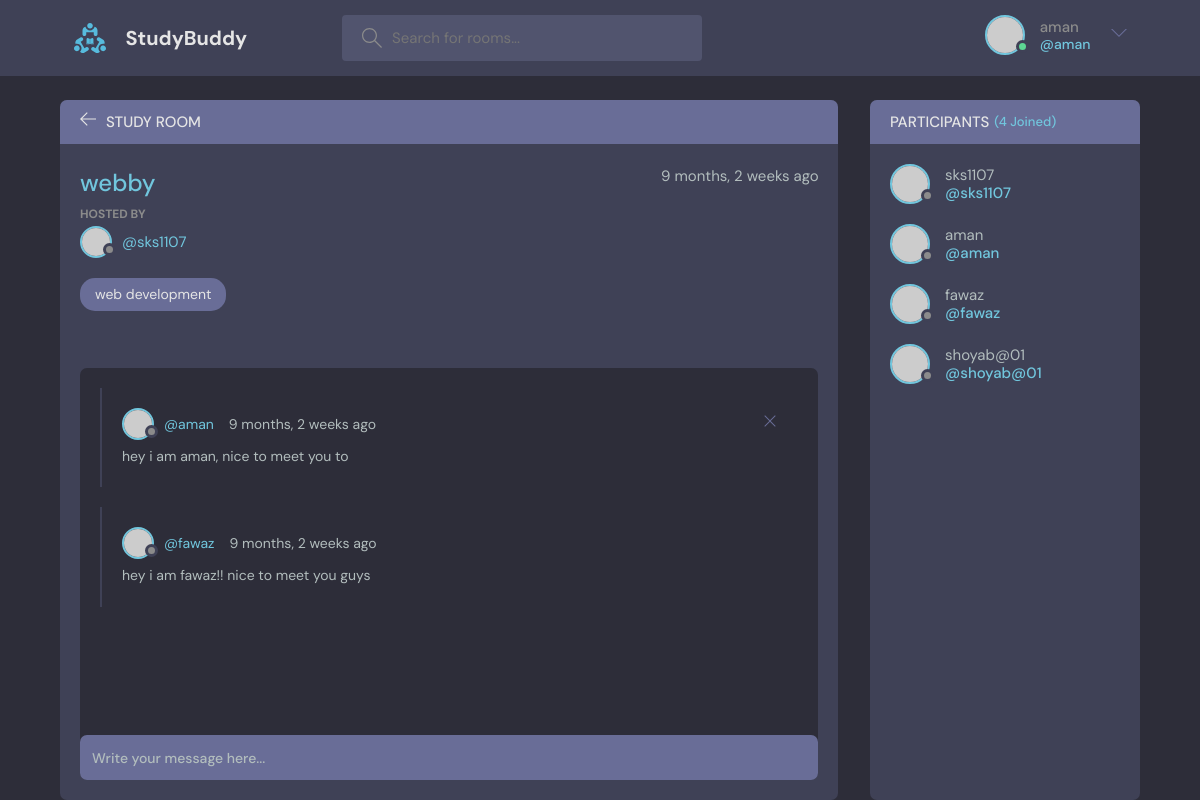
/room/5/ (signed in), run on the app's committed database.
### base/models.py (models this page shows, shortened)
class Room(models.Model):
    host = models.ForeignKey(User, on_delete = models.SET_NULL, null = True)
    topic = models.ForeignKey(Topic, on_delete = models.SET_NULL, null = True)
    name = models.CharField(max_length=200)
    description = models.TextField(null = True)
    participants = models.ManyToManyField(User, related_name ='participants', blank=True)
    updated = models.DateTimeField(auto_now = True)
    created = models.DateTimeField(auto_now_add = True)
    class Meta:
        ordering = ['-updated', '-created']

class Topic(models.Model):
    name = models.CharField(max_length = 200)

class Message(models.Model):
    user = models.ForeignKey(User, on_delete = models.CASCADE)
    room = models.ForeignKey(Room, on_delete = models.CASCADE)
    body = models.TextField()
    updated = models.DateTimeField(auto_now = True)
    created = models.DateTimeField(auto_now_add = True)
    class Meta:
        ordering = ['-updated', '-created']
    def __str__(self):
        return self.body[0:50]

### base/views.py (the view, shortened to what this page needs)
# urls.py: path('room/<str:pk>/', views.room, name="room"),
def room(request, pk):
    room = Room.objects.get(id=pk)
    room_messages = room.message_set.all()
    room_participants = room.participants.all()
    context = {'room':room, 'room_messages':room_messages, 'room_participants':room_participants}
    return render(request, 'base/room.html', context)

### base/templates/base/room.html (shortened to what this page needs)
{% extends 'main.html' %} {% block title %}Room{% endblock title %}
{% block content %}
<main class="profile-page layout layout--2">
  <div class="container">
    <div class="room">
      <div class="room__top">
        <div class="room__topLeft">
          <a href="{% url 'home' %}">
            <svg version="1.1" xmlns="http://www.w3.org/2000/svg" width="32" height="32" viewBox="0 0 32 32">
              <title>arrow-left</title>
              <path
                d="M13.723 2.286l-13.723 13.714 13.719 13.714 1.616-1.611-10.96-10.96h27.625v-2.286h-27.625l10.965-10.965-1.616-1.607z"
              ></path>
            </svg>
          </a>
          <h3>Study Room</h3>
        </div>
      </div>
      <div class="room__box scroll">
        <div class="room__header scroll">
          <div class="room__info">
            <h3>{{room.name}}</h3>
            <span>{{room.created | timesince }} ago</span>
          </div>
          <div class="room__hosted">
            <p>Hosted By</p>
            <a href="{% url 'profile' room.host.id %}" class="room__author">
              <div class="avatar avatar--small">
                <img src="https://randomuser.me/api/portraits/men/37.jpg" />
              </div>
              <span>@{{room.host.username}}</span>
            </a>
          </div>
          <span class="room__topics">{{room.topic.name}}</span>
        </div>
        <div class="room__conversation">
          <div class="threads scroll">
            {% for message in room_messages %}
            <div class="thread">
              <div class="thread__top">
                <div class="thread__author">
                  <a href="{% url 'profile' message.user.id %}" class="thread__authorInfo">
                    <div class="avatar avatar--small">
                      <img src="https://randomuser.me/api/portraits/men/37.jpg" />
                    </div>
                    <span>@{{message.user.username}}</span>
                  </a>
                  <span class="thread__date">{{message.created | timesince}} ago</span>
                </div>
                {% if message.user == request.user %}
                <a href="{% url 'delete-message' message.id%}">
                <div class="thread__delete">
                  <svg version="1.1" xmlns="http://www.w3.org/2000/svg" width="32" height="32" viewBox="0 0 32 32">
                    <title>remove</title>
                    <path
                      d="M27.314 6.019l-1.333-1.333-9.98 9.981-9.981-9.981-1.333 1.333 9.981 9.981-9.981 9.98 1.333 1.333 9.981-9.98 9.98 9.98 1.333-1.333-9.98-9.98 9.98-9.981z"
                    ></path>
                  </svg>
                </div>
              </a>
                {% endif %}
              </div>
              <div class="thread__details">
                {{message}}
              </div>
            </div>
            {% endfor %}
          </div>
        </div>
      </div>
        <div class="room__message">
          <form action="" method="POST">{% csrf_token %}
            {% if request.user.is_authenticated %}
            <input name="body" placeholder="Write your message here..." />
            {% endif %}
          </form>
        </div>
      </div>
    <div class="participants">
      <h3 class="participants__top">Participants <span>({{room_participants.count}} Joined)</span></h3>
      <div class="participants__list scroll">
        {% for participant in room_participants %}
        <a href="{% url 'profile' user.id %}" class="participant">
          <div class="avatar avatar--medium">
            <img src="https://randomuser.me/api/portraits/men/37.jpg" />
          </div>
          <p>
            {{participant}}
            <span>@{{participant}}</span>
          </p>
        </a>
        {% endfor %}
      </div>
    </div>
  </div>
</main>
{% endblock content %}

### templates/navbar.html (shortened to what this page needs)
{% load static %}
<header class="header header--loggedIn">
    <div class="container">
      <a href="{% url 'home' %}" class="header__logo">
        <img src="{% static 'images/logo.svg' %}" />
        <h1>StudyBuddy</h1>
      </a>
      <form class="header__search" method="GET" action="{% url 'home' %}">
        <label>
          <input name = "q" placeholder="Search for rooms..." />
        </label>
      </form>
      <nav class="header__menu">
{% if request.user.is_authenticated %}
        <div class="header__user">
          <a href="{% url 'update-profile' %}">
            <div class="avatar avatar--medium active">
              <img src="https://randomuser.me/api/portraits/men/37.jpg" />
            </div>
            <p>{{request.user.username}}<span>@{{request.user.username}}</span></p>
          </a>
          <button class="dropdown-button">
            <svg version="1.1" xmlns="http://www.w3.org/2000/svg" width="32" height="32" viewBox="0 0 32 32">
              <title>chevron-down</title>
              <path d="M16 21l-13-13h-3l16 16 16-16h-3l-13 13z"></path>
            </svg>
          </button>
        </div>
{% endif %}
      </nav>
    </div>
  </header>

### data on the page
Room: name "webby", created "9 months, 2 weeks", host.username "sks1107", topic.name "web development"
Message: user.username "aman", created "9 months, 2 weeks", body "hey i am aman, nice to meet you to"
Message: user.username "fawaz", created "9 months, 2 weeks", body "hey i am fawaz!! nice to meet you guys"

### other printed values
{{ request.user.username }} "aman"
{{ room_participants.count }} "4"
{{ participant }} "sks1107"
{{ participant }} "aman"
{{ participant }} "fawaz"
{{ participant }} "shoyab@01"
